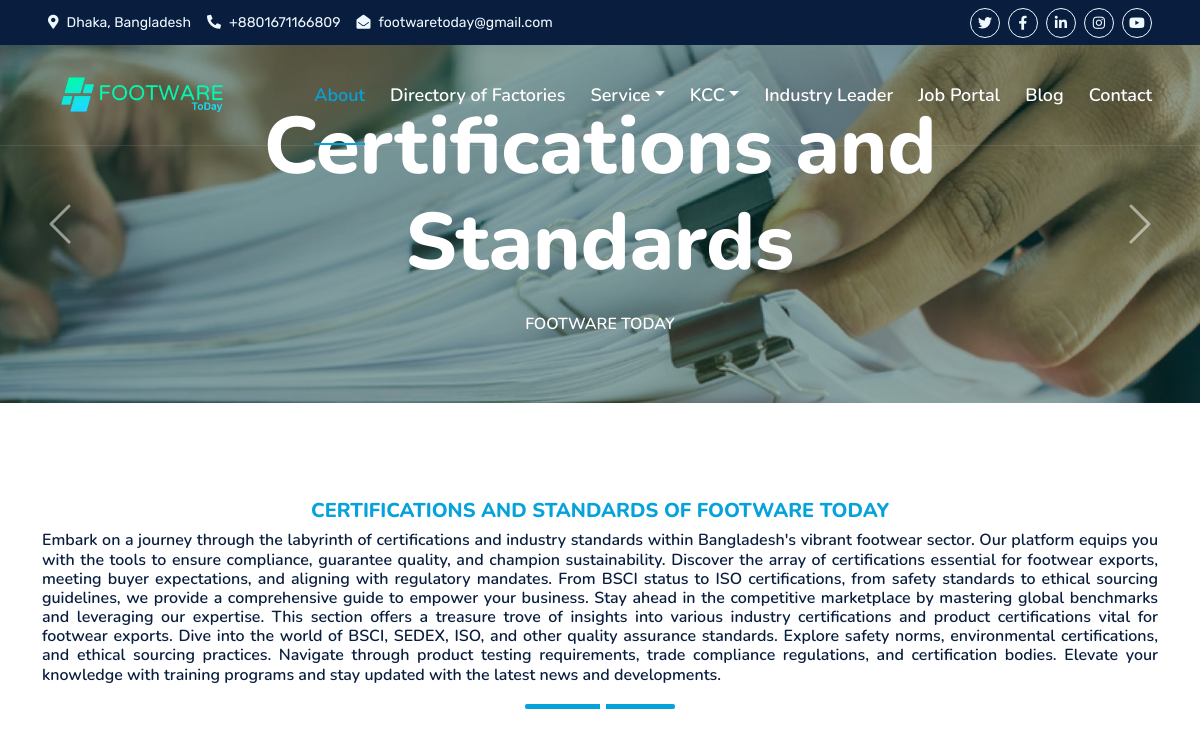
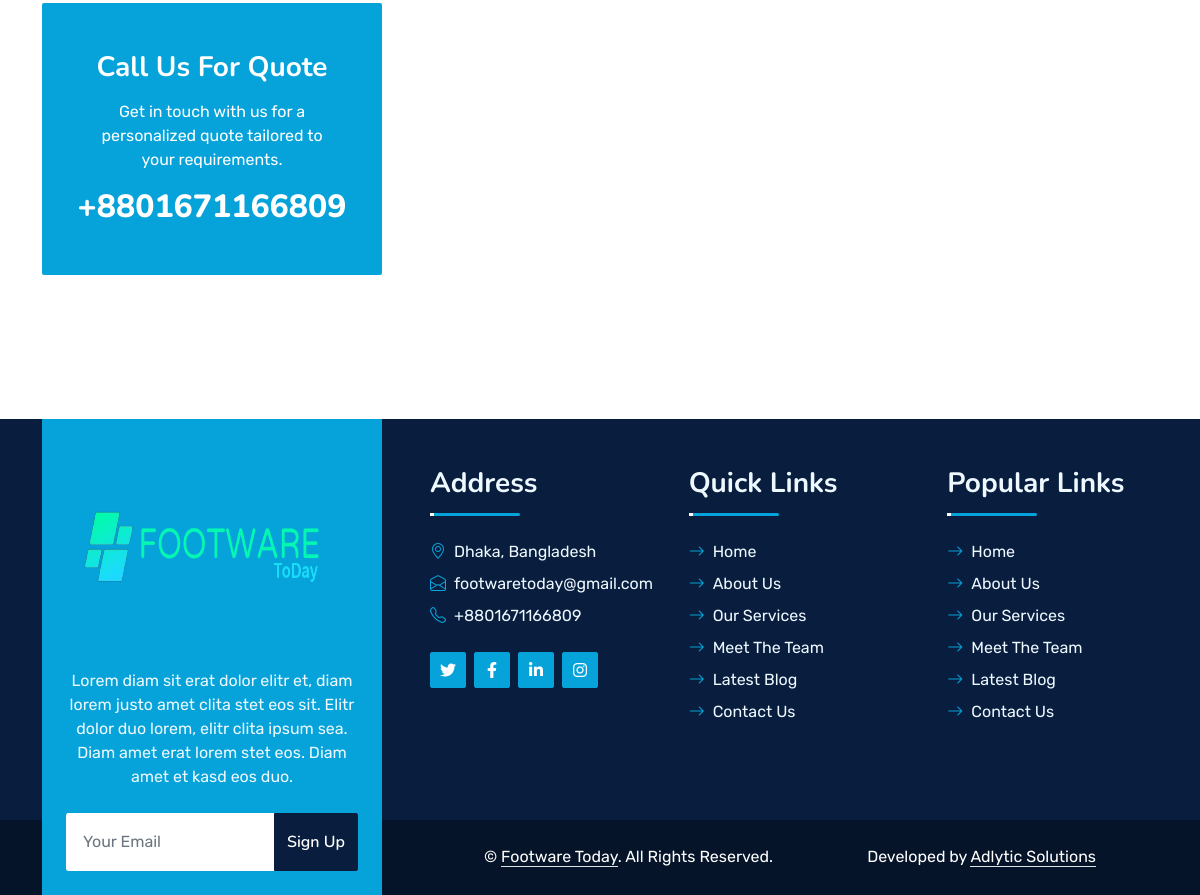
The page /certifications_standards/ on the database as committed earlier (2 pictures, top to bottom).
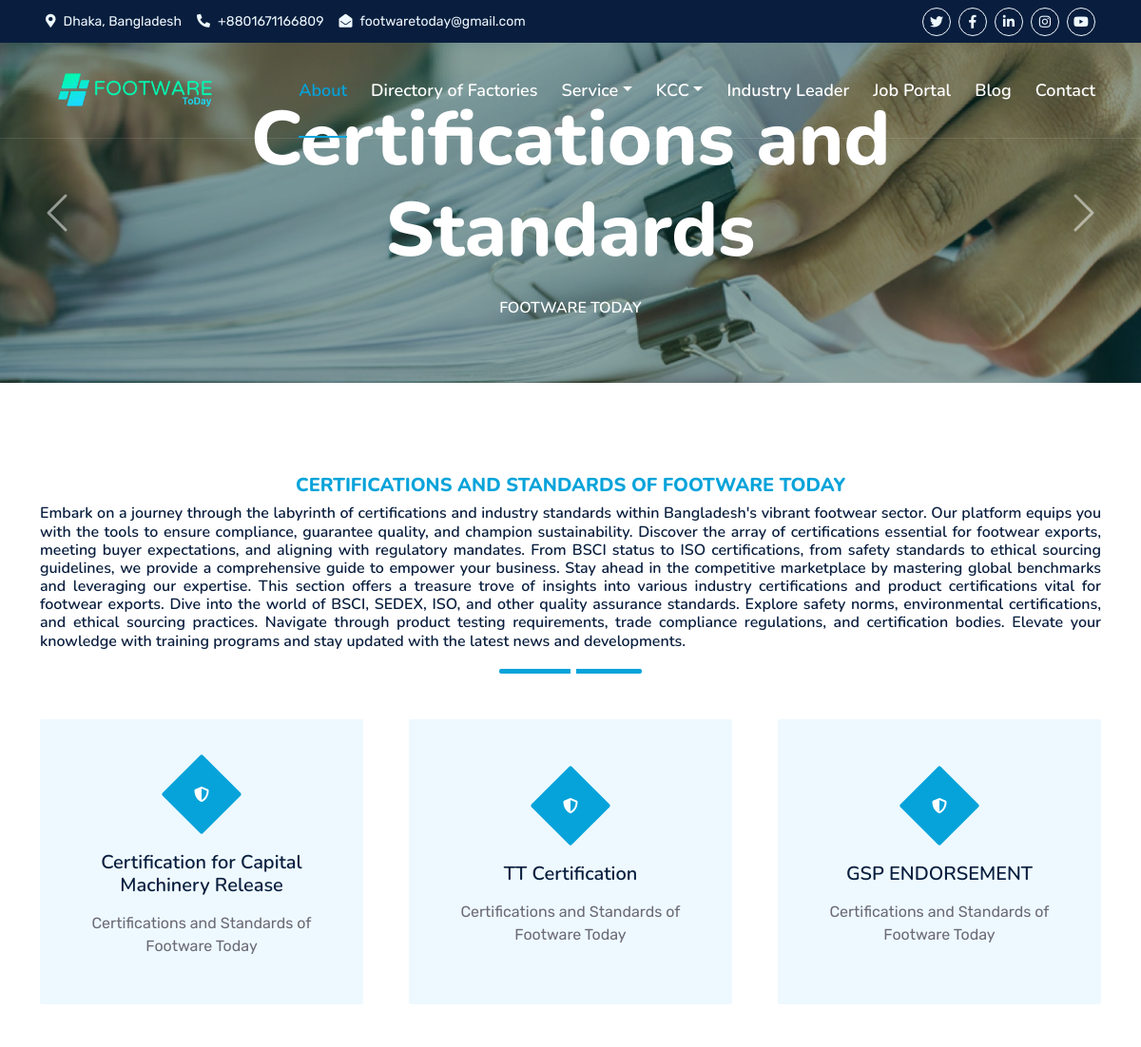
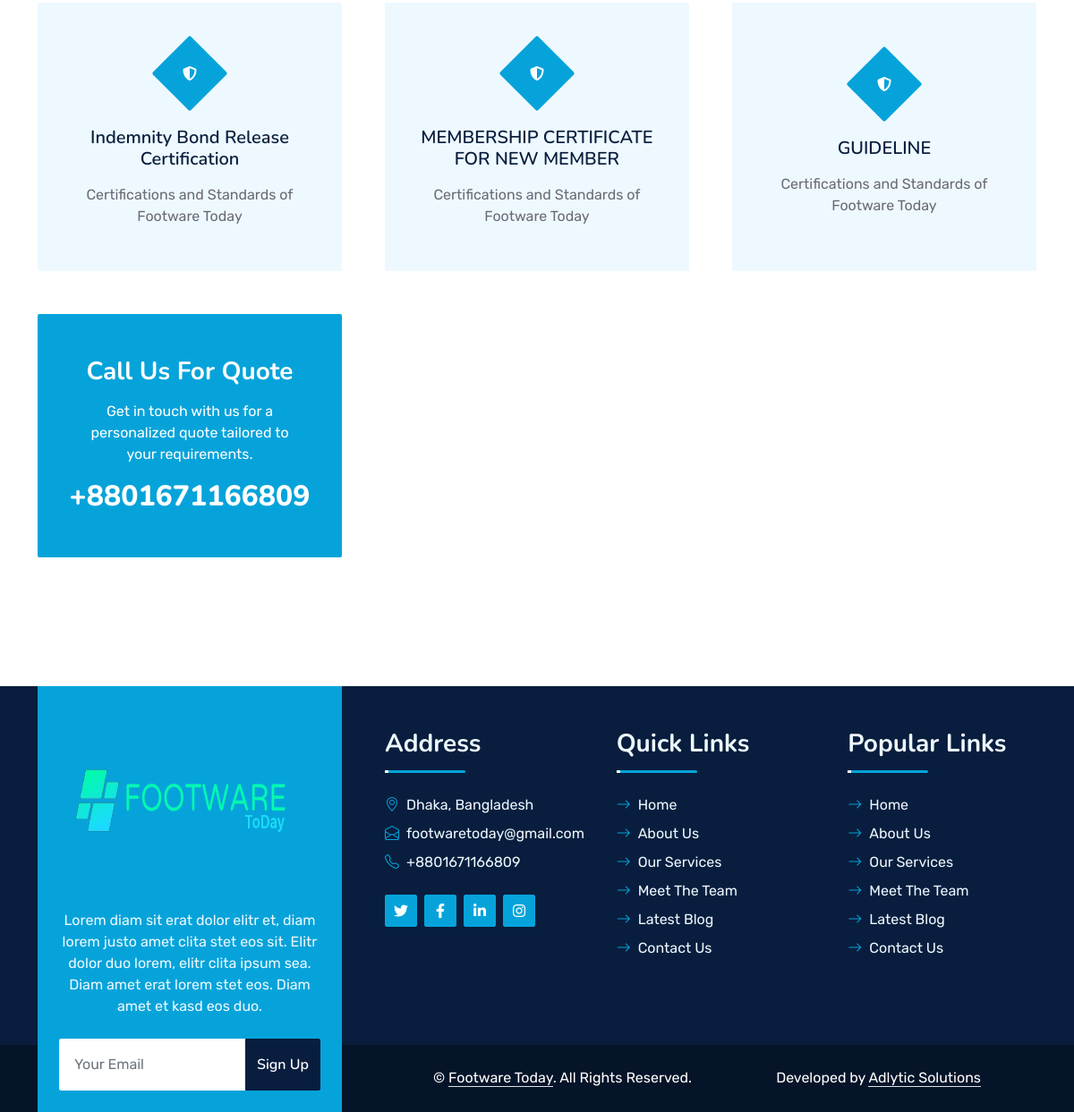
The same page on the database as committed later (2 pictures, top to bottom).
### service/models.py (models this page shows, shortened)
class Requirement(models.Model):
    title = models.CharField(max_length = 50, unique = True)
    slug = models.SlugField(max_length=200, unique=True)
    icon = models.ImageField(upload_to='icon/', blank=True, null=True)
    contant = models.TextField()
    pdf_file = models.FileField(upload_to='certificates_category/', null=True, blank=True)

### service/views.py (the view)
# urls.py: path('certifications_standards/', views.certifications_requirement_list, name='requirement_list'),
def certifications_requirement_list(request):
    all_requirement = Requirement.objects.all()
    return render(request, 'certificate/certifications_standards.html', {'requirements': all_requirement})

### service/templates/certificate/certifications_standards.html (shortened to what the changed rows need)
{% extends 'index.html' %}
{% block body%}
{% load static %}
<body>
  <div class="container-fluid position-relative p-0">
    <nav class="navbar navbar-expand-lg navbar-dark px-5 py-3 py-lg-0">
      <a href="{% url 'home' %}" class="navbar-brand p-0">
        <h1 class="m-0">
          <img
            class="w-100"
            src="{% static 'img/logo/up_logo.png' %}"
            height="100px"
            width="200px"
            alt="Image"
          />
        </h1>
      </a>
    </nav>
    <div
      id="header-carousel"
      class="carousel slide carousel-fade"
      data-bs-ride="carousel"
    >
      <div class="carousel-inner">
        <div class="carousel-item active">
          <div
            class="carousel-caption d-flex flex-column align-items-center justify-content-center"
          >
            <div class="p-3" style="max-width: 900px">
             <h1 class="display-1 text-white mb-md-4 animated zoomIn">
                Certifications and Standards
              </h1>
            </div>
          </div>
        </div>
      </div>
    </div>
  </div>
  <div class="container-fluid py-5 wow fadeInUp" data-wow-delay="0.1s">
    <div class="container py-5">
      <div class="row g-5">
        {% for category in requirements %}
        <div class="col-lg-4 col-md-6 wow zoomIn" data-wow-delay="0.3s">
          <div
            class="service-item bg-light rounded d-flex flex-column align-items-center justify-content-center text-center"
          >
            <div class="service-icon">
              <i class="fa fa-shield-alt text-white"></i>
            </div>
            <h5 class="mb-3">{{ category.title }}</h5>
            <p class="m-0">
              Certifications and Standards of Footware Today
            </p>
          </div>
        </div>
       {% endfor %}
        <div class="col-lg-4 col-md-6 wow zoomIn" data-wow-delay="0.9s">
          <div
            class="position-relative bg-primary rounded h-100 d-flex flex-column align-items-center justify-content-center text-center p-5"
          >
            <h2 class="text-white mb-0">+8801671166809</h2>
          </div>
        </div>
         </div>
    </div>
  </div>
{% endblock %}

Rows that differ between the two databases and show on the page:
added Requirement: title "Certification for Capital Machinery Release"
added Requirement: title "TT Certification"
added Requirement: title "GSP ENDORSEMENT"
added Requirement: title "Indemnity Bond Release Certification"
added Requirement: title "MEMBERSHIP CERTIFICATE FOR NEW MEMBER"
added Requirement: title "GUIDELINE"
